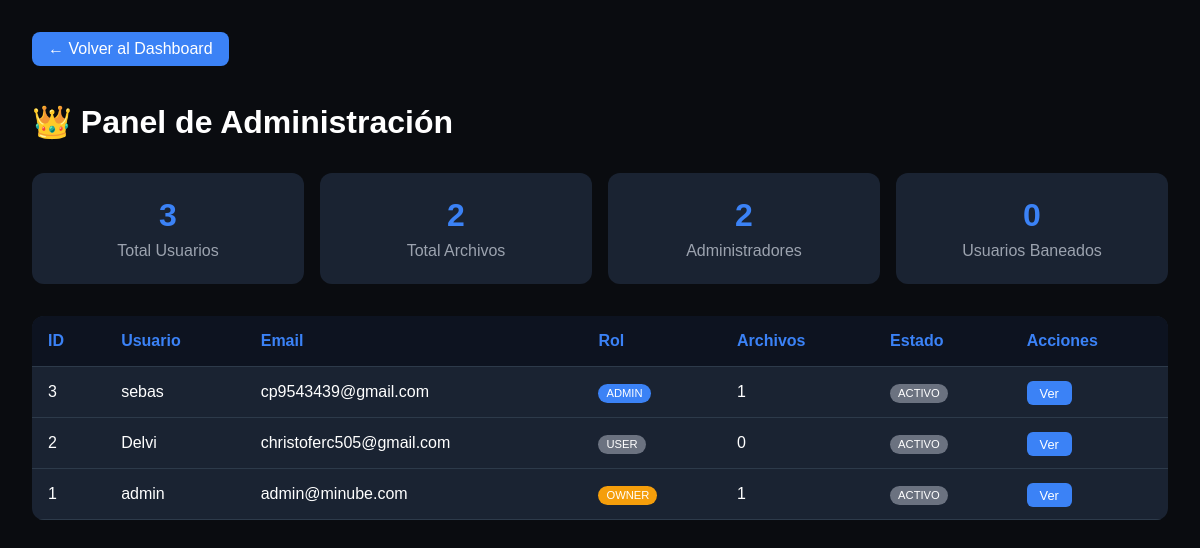
The app's page /admin (signed in), older data.
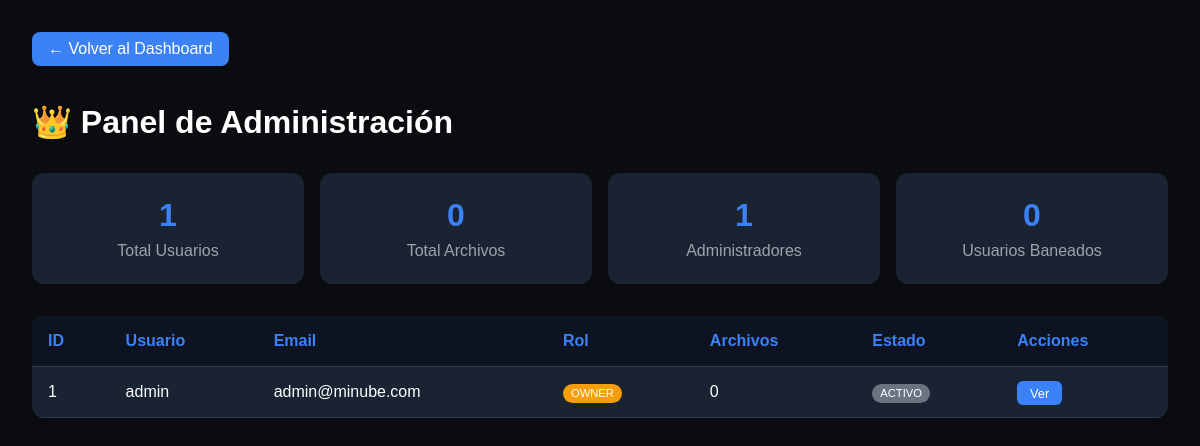
The same page, newer data.
### app.py (models this page shows, shortened)
class User(UserMixin, db.Model):
    id = db.Column(db.Integer, primary_key=True)
    username = db.Column(db.String(80), unique=True, nullable=False)
    email = db.Column(db.String(120), unique=True, nullable=False)
    password = db.Column(db.String(200), nullable=False)
    role = db.Column(db.String(20), default='user')  # user, admin, owner
    is_banned = db.Column(db.Boolean, default=False)
    ban_reason = db.Column(db.String(200), nullable=True)
    ban_until = db.Column(db.DateTime, nullable=True)
    avatar = db.Column(db.String(200), default='default.png')
    created_at = db.Column(db.DateTime, default=datetime.utcnow)
    last_login = db.Column(db.DateTime, nullable=True)
    files = db.relationship('File', backref='owner', lazy=True)
    def is_admin(self):
        return self.role in ['admin', 'owner']
    def is_banned_active(self):
        if not self.is_banned:
            return False

### app.py (the view)
@app.route('/admin')
@login_required
@admin_required
def admin_panel():
    if current_user.is_banned_active():
        logout_user()
        flash('Tu cuenta está suspendida', 'error')
        return redirect(url_for('login'))
    total_users = User.query.count()
    total_files = File.query.count()
    total_admins = User.query.filter(User.role.in_(['admin', 'owner'])).count()
    total_banned = User.query.filter_by(is_banned=True).count()
    users = User.query.order_by(User.created_at.desc()).all()
    logs = AdminLog.query.order_by(AdminLog.timestamp.desc()).limit(50).all()
    return render_template('admin_panel.html',
                         total_users=total_users,
                         total_files=total_files,
                         total_admins=total_admins,
                         total_banned=total_banned,
                         users=users,
                         logs=logs)

### app.py (called while the page is built)
@login_manager.user_loader
def load_user(user_id):
    user = User.query.get(int(user_id))
    if user and user.is_banned_active():
        return None
    return user

def admin_required(f):
    from functools import wraps
    @wraps(f)
    def decorated(*args, **kwargs):
        if not current_user.is_authenticated or not current_user.is_admin():
            flash('Acceso denegado. Se requieren permisos de administrador.', 'error')
            return redirect(url_for('dashboard'))
        return f(*args, **kwargs)
    return decorated

### templates/admin_panel.html (shortened to what this page needs)
<!DOCTYPE html>
<html>
<head>
</head>
<body>
    <div class="container">
        <a href="{{ url_for('dashboard') }}" class="back-btn">← Volver al Dashboard</a>
        <h1>👑 Panel de Administración</h1>
        <div class="stats">
            <div class="stat-card">
                <div class="stat-number">{{ total_users }}</div>
                <div class="stat-label">Total Usuarios</div>
            </div>
            <div class="stat-card">
                <div class="stat-number">{{ total_files }}</div>
                <div class="stat-label">Total Archivos</div>
            </div>
            <div class="stat-card">
                <div class="stat-number">{{ total_admins }}</div>
                <div class="stat-label">Administradores</div>
            </div>
            <div class="stat-card">
                <div class="stat-number">{{ total_banned }}</div>
                <div class="stat-label">Usuarios Baneados</div>
            </div>
        </div>
        <div class="table-container">
            <table>
                <thead>
                    <tr>
                        <th>ID</th>
                        <th>Usuario</th>
                        <th>Email</th>
                        <th>Rol</th>
                        <th>Archivos</th>
                        <th>Estado</th>
                        <th>Acciones</th>
                    </tr>
                </thead>
                <tbody>
                    {% for user in users %}
                    <tr>
                        <td>{{ user.id }}</td>
                        <td>{{ user.username }}</td>
                        <td>{{ user.email }}</td>
                        <td>
                            <span class="badge badge-{{ user.role }}">
                                {{ user.role|upper }}
                            </span>
                        </td>
                        <td>{{ user.files|length }}</td>
                        <td>
                            {% if user.is_banned_active() %}
                                <span class="badge badge-banned">BANEADO</span>
                            {% else %}
                                <span class="badge badge-user">ACTIVO</span>
                            {% endif %}
                        </td>
                        <td>
                            <a href="{{ url_for('admin_user_detail', user_id=user.id) }}" class="btn btn-view">Ver</a>
                        </td>
                    </tr>
                    {% endfor %}
                </tbody>
            </table>
        </div>
    </div>
</body>
</html>

### templates/admin_panel.html (style rules this page uses)
body { font-family: Arial, sans-serif; background: #0a0c10; margin: 0; padding: 2rem; }
.container { max-width: 1400px; margin: 0 auto; }
h1 { color: white; margin-bottom: 2rem; }
.stats { display: grid; grid-template-columns: repeat(4, 1fr); gap: 1rem; margin-bottom: 2rem; }
.stat-card { background: #1a2332; padding: 1.5rem; border-radius: 12px; text-align: center; }
.stat-number { font-size: 2rem; font-weight: bold; color: #3b82f6; }
.stat-label { color: #9ca3af; margin-top: 0.5rem; }
.table-container { background: #1a2332; border-radius: 12px; overflow-x: auto; }
table { width: 100%; border-collapse: collapse; }
th, td { padding: 1rem; text-align: left; border-bottom: 1px solid #2d3a4a; color: white; }
th { background: #0d1320; color: #3b82f6; }
.btn { padding: 0.3rem 0.8rem; border-radius: 6px; text-decoration: none; font-size: 0.8rem; }
.btn-view { background: #3b82f6; color: white; }
.badge { padding: 0.2rem 0.5rem; border-radius: 20px; font-size: 0.7rem; }
.badge-user { background: #6b7280; }
.badge-owner { background: #f59e0b; }
.back-btn { display: inline-block; margin-bottom: 1rem; padding: 0.5rem 1rem; background: #3b82f6; color: white; text-decoration: none; border-radius: 8px; }

Row changes from the older to the newer data that the page shows:
removed User: id "3", username "sebas", email "cp9543439@gmail.com", role "ADMIN", files|length "1", is_banned "ACTIVO"
removed User: id "2", username "Delvi", email "christoferc505@gmail.com", role "USER", files|length "0", is_banned "ACTIVO"
changed User "admin": files|length "1" → "0"
Text that changed along with them:
{{ total_users }}: "3" → "1"
{{ total_files }}: "2" → "0"
{{ total_admins }}: "2" → "1"
